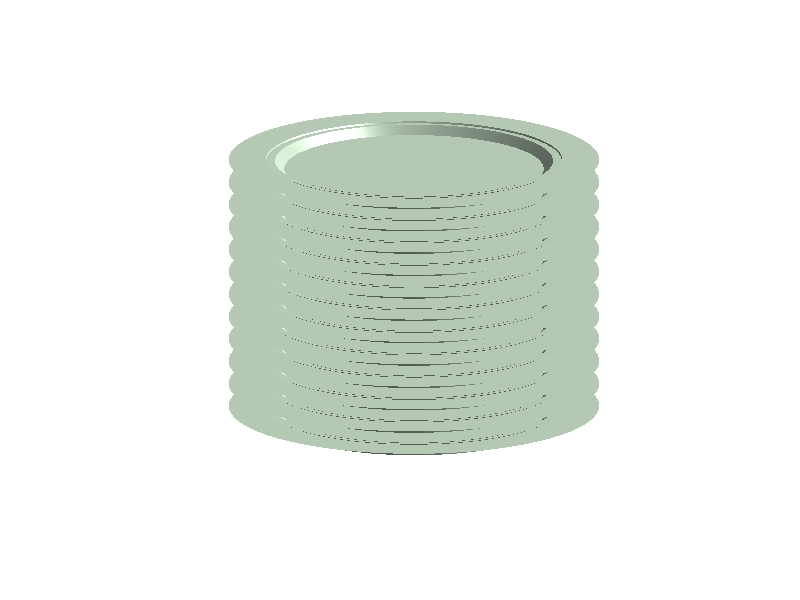

MATLAB code for this plot:
% Rotating an irregular shape
clear, clc, close all
    figure
    u = [0 3  3 3.2 4 3 2.8 0];
    v = [0 0 0.05 0.3 0.3 0.28 0.1 0.1 ];
%     subplot(1, 2, 1)
%     plot(u, v, 'k')
%     axis ([-5 5 -1 1]), axis equal, axis off
%     title('2-D profile')
    facets = 200;
%     subplot(1, 2, 2)
    [xx yy zz] = cylinder(u,300);
    for ndx = 1:length(u)
        zz(ndx,:) = v(ndx);
    end
    [px, py] = size(xx);
    img = ones(px, py, 3);
    img(:,:,[1 3]) = 0.9;
%     img(:,:,3) = 0.4;
    for ndx = 1:12
        surf(xx, yy, zz, img);
        zz = zz + 0.5;
        hold on
    end
    shading interp
    axis equal , axis off
    xlabel('X')
    ylabel('Y')
    zlabel('Z')
    lightangle(60, 45)
%    title('rotated object')
    view(-30, 15)
